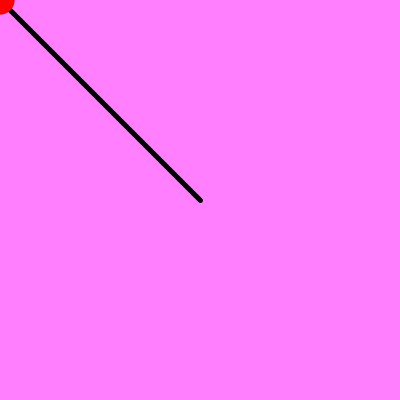
Frame 1 (no input)
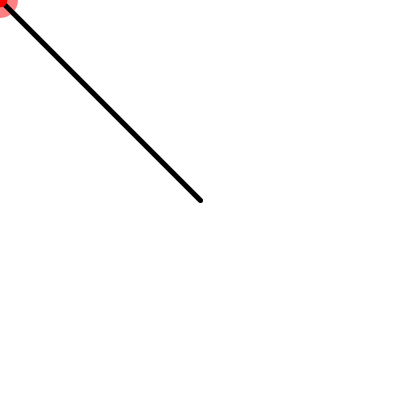
Frame 60 (the mouse pressed at the canvas centre just before this capture)
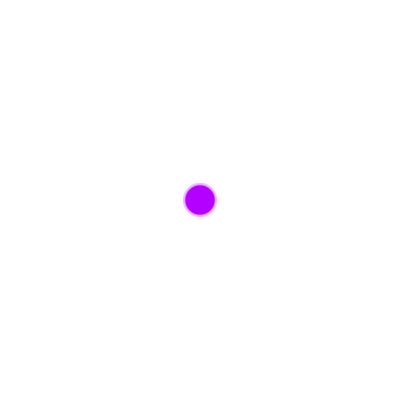
Frame 120 (the mouse held since frame 60 and released just before this capture)

The Processing sketch that drew these frames (run headless with seeded random() and noise(); from frame 60 on, the mouse is pressed at the canvas centre):

// Processing sketch: processing_60210
// ── processing_60210.pde

void setup(){

  size(400,400);
  background(255,255,255);
}

void draw(){

float r;
r = random(10,40);
  
smooth();
noStroke();
 
//background(255,0,255);
fill(255,0,255,128);
rectMode(CENTER);
rect(200,200,400,400);

stroke(0);
strokeWeight(5);
line(200,200,mouseX,mouseY);

colorMode(HSB);
fill(mouseX,255,255);
ellipseMode(CENTER);
noStroke();
ellipse(mouseX,mouseY,r,r); 



}
